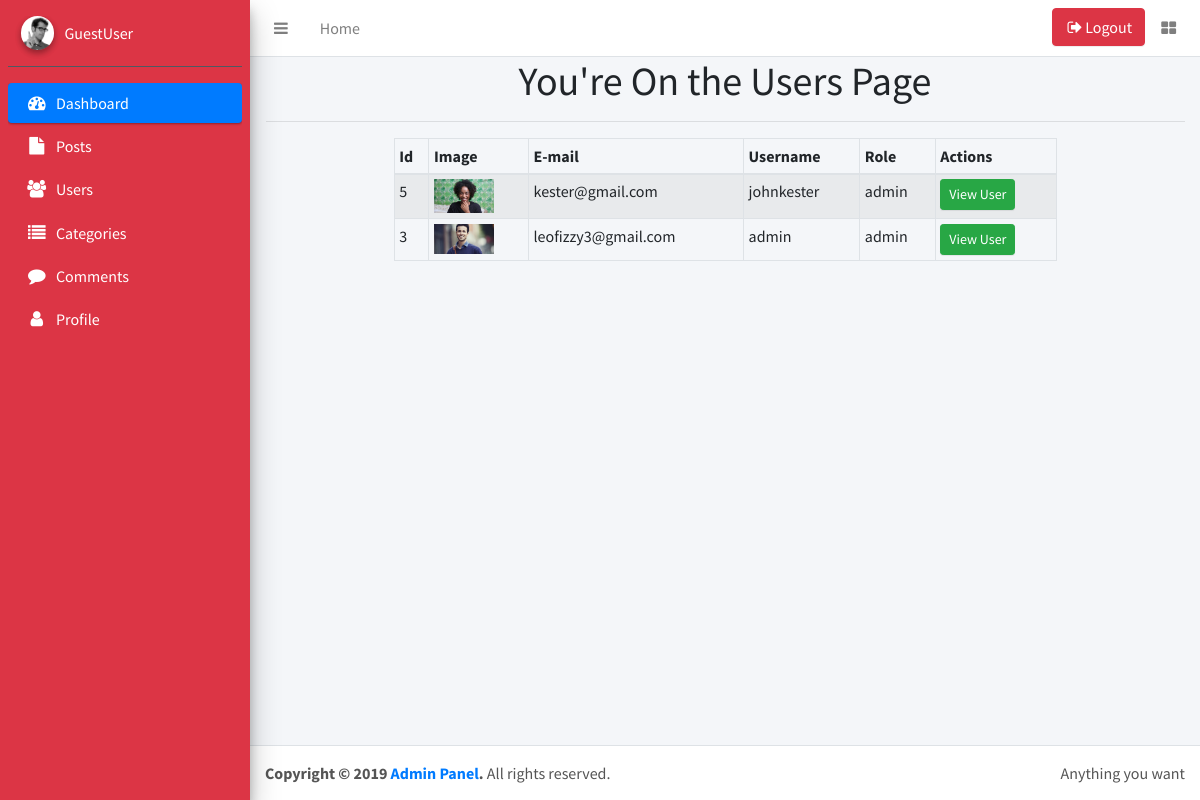
The page /admin/index.php?pages=users on the database its author committed.
### tables this page shows
CREATE TABLE `users` (
  `user_id` int(11) NOT NULL,
  `username` varchar(255) NOT NULL,
  `first_name` varchar(255) NOT NULL,
  `last_name` varchar(255) NOT NULL,
  `email` varchar(255) NOT NULL,
  `password` varchar(255) NOT NULL,
  `user_image` text NOT NULL,
  `role` varchar(255) NOT NULL,
  `randSalt` varchar(255) NOT NULL
);

### admin/pages/users.php (the view, shortened to what this page needs)
<h1 class="text-center">You're On the Users Page</h1> <hr/>
<div class="container">
    <div class="col-md-9 mx-auto">
        <div class="table-responsive">
            <table class="table table-bordered table-sm table-hover table-striped">
                <thead>
                    <tr>
                        <th>Id</th>
                        <th>Image</th>
                        <th>E-mail</th>
                        <th>Username</th>
                        <th>Role</th>
                        <th>Actions</th>
                    </tr>
                </thead>
                <tbody>
                <?php
                    $query = $connection->query($sql = "select * from users order by user_id desc") or die("Failed... ".$connection->error);
                    if ($query->num_rows > 0) {
                        while ($user = $query->fetch_assoc()) {
                            $user_id    = $user['user_id'];
                ?>
                    <tr>
                        <td><?php echo $user_id ?></td>
                        <td><img class="img-fluid" style="width:60px" src="../images/<?php echo $user['user_image'] ?>" alt=""></td>
                        <td><?php echo $user['email'] ?></td>
                        <td><?php echo $user['username'] ?></td>
                        <td><?php echo $user['role'] ?></td>
                        <td>
                            <a class="btn btn-success btn-sm" href="?pages=view_user&user_id=<?php echo $user_id ?>">
                                View User
                            </a>
                        </td>
                    </tr>
                <?php   }
                    }
                ?>
                </tbody>
            </table>
        </div>
    </div>
</div>

### rows shown on the page
users: user_id "5", user_image (picture), email "kester@gmail.com", username "johnkester", role "admin"
users: user_id "3", user_image (picture), email "leofizzy3@gmail.com", username "admin", role "admin"
